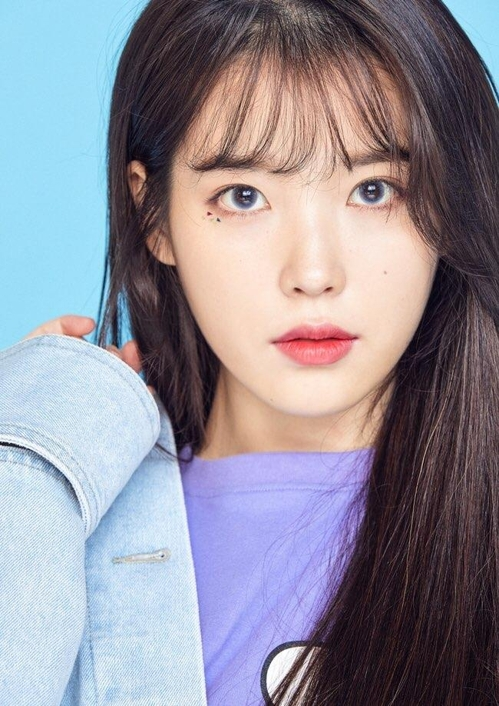
#> input picture model/stat_detection/iu.jpg, 499 x 706 px, found by its file name
$ jupyter execute iu_test.ipynb
#> lines starting #> are read from the running program, lines starting #| are printed output that depends on the picture; after the words box and inside, x2 and y2 are one past the last pixel; in counts of white or black regions, pixels touching at a corner belong together
[cell 1]
import numpy as np
import cv2 as cv

[cell 2]
face_cascade = cv.CascadeClassifier('/home/minwookje/anaconda3/pkgs/opencv-3.4.1-py35_blas_openblashf72f6a5_200/share/OpenCV/haarcascades/haarcascade_frontalface_default.xml')
eye_cascade = cv.CascadeClassifier('/home/minwookje/anaconda3/pkgs/opencv-3.4.1-py35_blas_openblashf72f6a5_200/share/OpenCV/haarcascades/haarcascade_eye.xml')

[cell 3]
img = cv.imread('/home/minwookje/Downloads/iu.jpg')
#> img is the input picture: shape (706, 499, 3); mean B, G, R 153.1, 141.8, 145
gray = cv.cvtColor(img, cv.COLOR_BGR2GRAY)
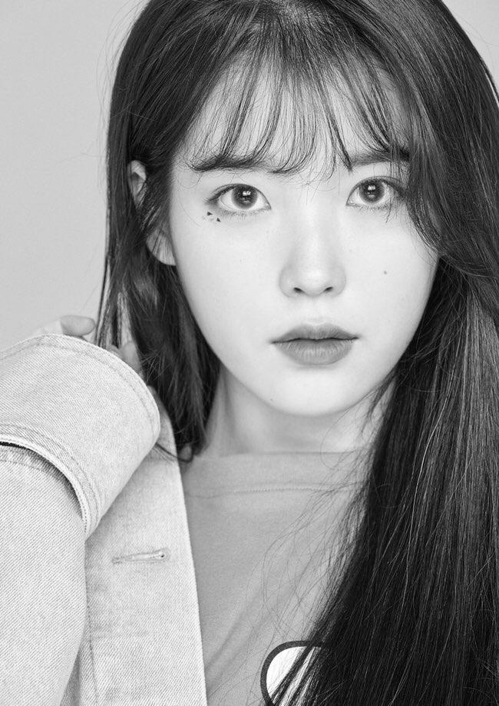
#> gray: shape (706, 499); min 2, max 255, mean 144

[cell 4]
# [8 lines of commented-out code are left out]
faces = face_cascade.detectMultiScale(gray, scaleFactor=1.1, minNeighbors=1, minSize=(150, 150))
#> faces = [[131, 72, 338, 338]]

for (x,y,w,h) in faces:
    cv.rectangle(img,(x,y),(x+w,y+h),(255,0,0),2)
    roi_gray = gray[y:y+h, x:x+w]
    roi_color = img[y:y+h, x:x+w]
    eyes = eye_cascade.detectMultiScale(roi_gray)
    for (ex,ey,ew,eh) in eyes:
        cv.rectangle(roi_color,(ex,ey),(ex+ew,ey+eh),(0,255,0),2)
#> this loop made 1 pass
#> (x, y, w, h, eyes) on pass 1: (131, 72, 338, 338, [[210, 90, 60, 60], [72, 93, 67, 67], [134, 219, 93, 93]])
#> pass 1, `roi_gray = gray[y:y+h, x:x+w]`:
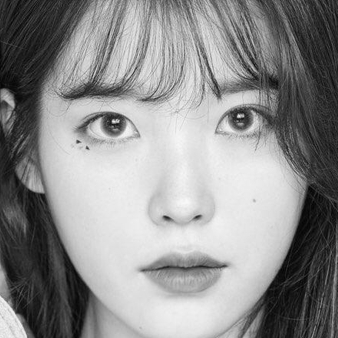
#> roi_gray: shape (338, 338); min 2, max 248, mean 141.9
#> pass 1, `roi_color = img[y:y+h, x:x+w]`:
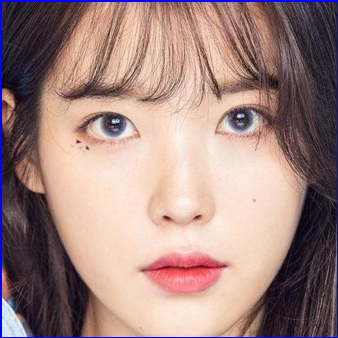
#> roi_color: shape (338, 338, 3); mean B, G, R 128.8, 132.7, 161.4
#> after the loop:
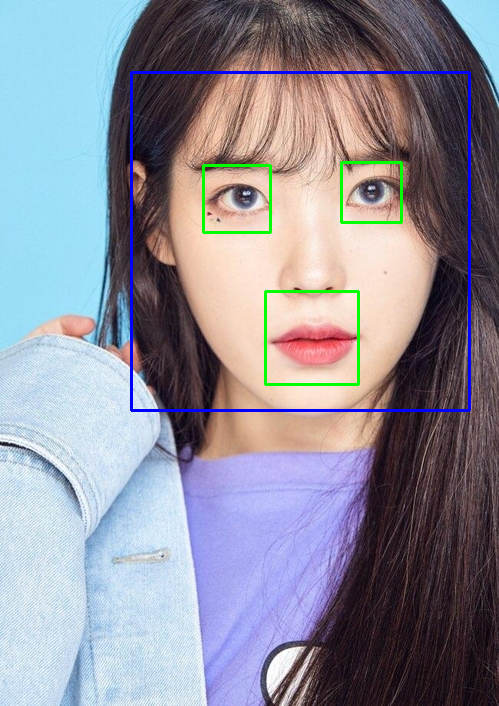
#> img: shape (706, 499, 3); 1.9% of pixels changed, all inside (x1, y1, x2, y2) = (130, 71, 471, 412)
#> after the loop:
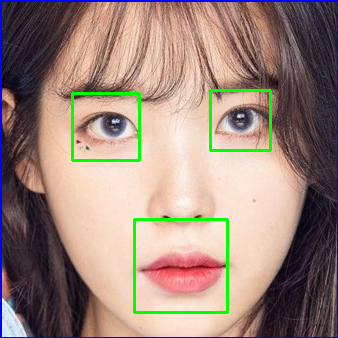
#> roi_color: shape (338, 338, 3); 2.3% of pixels changed, all inside (x1, y1, x2, y2) = (71, 89, 272, 314)
cv.imshow('img',img)
cv.waitKey(0)
cv.destroyAllWindows()
